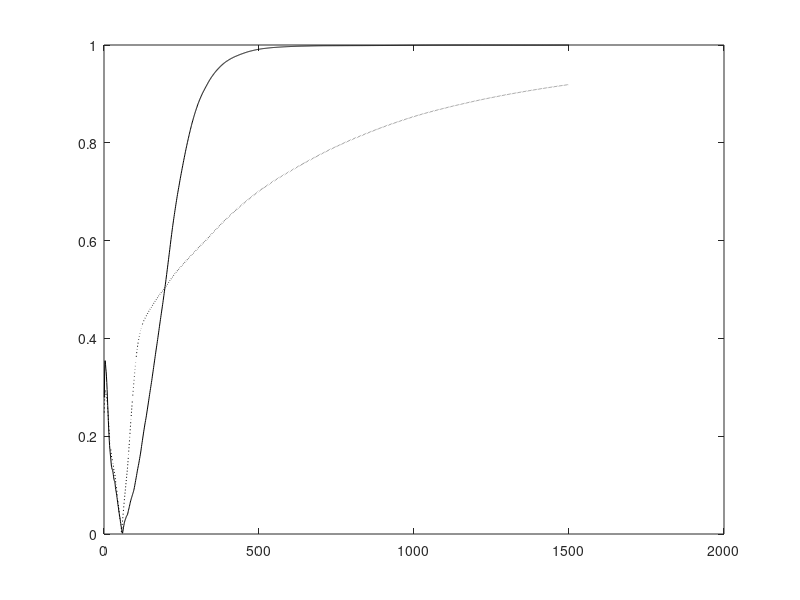

Reproduce this figure in MATLAB. (Note: this script raises an error after producing the figure.)
% AL2 - Comparison of Adaptive EVD Homogeneous, Deflated, Weighted

function evdTest;

clear all; close all; 

% Number of samples N and dimension D
nSamples = 500;
nDim = 10;
nEA = 4;
nEpochs = 3;
randn('state',0);

% Generate the covX random matrices
covX = 3*...
[ 0.4270   0.0110  -0.0050  -0.0250   0.0890  -0.0790  -0.0190   0.0740   0.0890   0.0050 ; ...
  0.0110   5.6900  -0.0690  -0.2820  -0.7310   0.0900  -0.1240   0.1000   0.4320  -0.1030 ; ...
 -0.0050  -0.0690   0.0800   0.0980   0.0450  -0.0410   0.0230   0.0220  -0.0350   0.0120 ; ...
 -0.0250  -0.2820   0.0980   2.8000  -0.1070   0.1500  -0.1930   0.0950  -0.2260   0.0460 ; ...
  0.0890  -0.7310   0.0450  -0.1070   3.4400   0.2530   0.2510   0.3160   0.0390  -0.0100 ; ...
 -0.0790   0.0900  -0.0410   0.1500   0.2530   2.2700  -0.1800   0.2950  -0.0390  -0.1130 ; ...
 -0.0190  -0.1240   0.0230  -0.1930   0.2510  -0.1800   0.3270   0.0270   0.0260  -0.0160 ; ...
  0.0740   0.1000   0.0220   0.0950   0.3160   0.2950   0.0270   0.7270  -0.0960  -0.0170 ; ...
  0.0890   0.4320  -0.0350  -0.2260   0.0390  -0.0390   0.0260  -0.0960   0.7150  -0.0090 ; ...
  0.0050  -0.1030   0.0120   0.0460  -0.0100  -0.1130  -0.0160  -0.0170  -0.0090   0.0650 ];
    
% Compute data
[V1,D1] = eig(covX);
[d,in] = sort(diag(D1));
V = zeros(nDim,nDim);
D = zeros(nDim,nDim);
for i = 1 : nDim
   V(:,i) = V1(:,in(nDim+1-i));
   D(i,i) = D1(in(nDim+1-i),in(nDim+1-i));
end
x(1:nDim,1:nSamples) = V*sqrt(D)*randn(nDim,nSamples);

% Compute Corrl matrix and eigen vectors
corX = zeros(nDim,nDim);
for i = 1 : nSamples
   corX = corX + x(:,i)*x(:,i)'/nSamples;
end
[V1,D1] = eig(corX);
[d,in] = sort(diag(D1));
V = zeros(nDim,nDim);
D = zeros(nDim,nDim);
for i = 1 : nDim
   V(:,i) = V1(:,in(nDim+1-i));
   D(i,i) = D1(in(nDim+1-i),in(nDim+1-i));
end
%corX
V(:,1:nEA)
diag(D)'

% Adaptive algorithm
A = zeros(nDim,nDim);
W1 = 0.1 * ones(nDim,nEA);
W2 = W1;
W3 = W1;
C  = diag(2.3-0.3*[1:nEA])
I  = eye(nEA,nEA);
mu = 1;
for epoch = 1 : nEpochs
   for iter = 1 : nSamples
      cnt = nSamples*(epoch-1) + iter;
      
      A = A + (1.0/cnt)*((x(:,iter) * x(:,iter)') - A);
      etat1 = 1.0/(125 + cnt);
      etat2 = 1.0/(400 + cnt);
      
      % Homogeneous Gradient Descent
      W1 = W1 + etat1*(A*W1 - 0.5*W1*(W1'*A*W1) - 0.5*A*W1*(W1'*W1) - 0.5*mu*W1*(W1'*W1-I));
      
      % Deflated Gradient Descent
      W2 = W2 + etat1*(A*W2 - 0.5*W2*triu(W2'*A*W2) - 0.5*A*W2*triu(W2'*W2) - 0.5*mu*W2*triu(W2'*W2-I));
      
      % Weighted Gradient Descent
      W3 = W3 + etat2*(A*W3*C - 0.5*W3*C*(W3'*A*W3) - 0.5*A*W3*C*(W3'*W3) - 0.5*mu*W3*C*(W3'*W3-I));
      
      for i = 1 : nEA      
      	u1 = W1(:,i)/norm(W1(:,i));
      	u2 = W2(:,i)/norm(W2(:,i));
      	u3 = W3(:,i)/norm(W3(:,i));
      	cos_t1(i,cnt) = abs(u1'*V(:,i));
        cos_t2(i,cnt) = abs(u2'*V(:,i));
        cos_t3(i,cnt) = abs(u3'*V(:,i));
      end
      ind(cnt) = cnt;
   end
end

W1byNorm = W1*sqrt(inv(diag(diag(W1'*W1))))
V1to4 = V(:,1:nEA)
W2byNorm = W2*sqrt(inv(diag(diag(W2'*W2))))
V1to4 = V(:,1:nEA)
W3byNorm = W3*sqrt(inv(diag(diag(W3'*W3))))
V1to4 = V(:,1:nEA)

W1W1 = (W1'*W1)
W2W2 = (W2'*W2)
W3W3 = (W3'*W3)

EstL1 = (diag(W1'*A*W1) ./ diag(W1'*W1))'
EstL2 = (diag(W2'*A*W2) ./ diag(W2'*W2))'
EstL3 = (diag(W3'*A*W3) ./ diag(W3'*W3))'
ActL  = diag(D(:,1:nEA))'

% ALL PLOTS

if (1)
   
% Plot the convergence results
figure(1);
plot(ind,cos_t2(1,:),'k-'); hold on;
plot(ind,cos_t3(1,:),'k:'); hold on;
legend('Deflated','Weighted',0);
xlabel('Number of Samples');
ylabel('Direction Cosine - Component 1');
hold off;

% Plot the convergence results
figure(2);
plot(ind,cos_t2(2,:),'k-'); hold on;
plot(ind,cos_t3(2,:),'k:'); hold on;
legend('Deflated','Weighted',0);
xlabel('Number of Samples');
ylabel('Direction Cosine - Component 2');
hold off;

% Plot the convergence results
figure(3);
plot(ind,cos_t2(3,:),'k-'); hold on;
plot(ind,cos_t3(3,:),'k:'); hold on;
legend('Deflated','Weighted',0);
xlabel('Number of Samples');
ylabel('Direction Cosine - Component 3');
hold off;

% Plot the convergence results
figure(4);
plot(ind,cos_t2(4,:),'k-'); hold on;
plot(ind,cos_t3(4,:),'k:'); hold on;
legend('Deflated','Weighted',0);
xlabel('Number of Samples');
ylabel('Direction Cosine - Component 4');
hold off;

else

% Plot the convergence results
figure(1);
plot(ind,cos_t1(1,:),'r:'); hold on;
plot(ind,cos_t2(1,:),'g-'); hold on;
plot(ind,cos_t3(1,:),'b--'); hold on;
legend('Symmetric','Deflated','Weighted',0);
xlabel('Number of Samples');
ylabel('Direction Cosine - Component 1');
hold off;

% Plot the convergence results
figure(2);
plot(ind,cos_t1(2,:),'r:'); hold on;
plot(ind,cos_t2(2,:),'g-'); hold on;
plot(ind,cos_t3(2,:),'b--'); hold on;
legend('Symmetric','Deflated','Weighted',0);
xlabel('Number of Samples');
ylabel('Direction Cosine - Component 2');
hold off;

% Plot the convergence results
figure(3);
plot(ind,cos_t1(3,:),'r:'); hold on;
plot(ind,cos_t2(3,:),'g-'); hold on;
plot(ind,cos_t3(3,:),'b--'); hold on;
legend('Symmetric','Deflated','Weighted',0);
xlabel('Number of Samples');
ylabel('Direction Cosine - Component 3');
hold off;

% Plot the convergence results
figure(4);
plot(ind,cos_t1(4,:),'r:'); hold on;
plot(ind,cos_t2(4,:),'g-'); hold on;
plot(ind,cos_t3(4,:),'b--'); hold on;
legend('Symmetric','Deflated','Weighted',0);
xlabel('Number of Samples');
ylabel('Direction Cosine - Component 4');
hold off;

end

%keyboard




  
